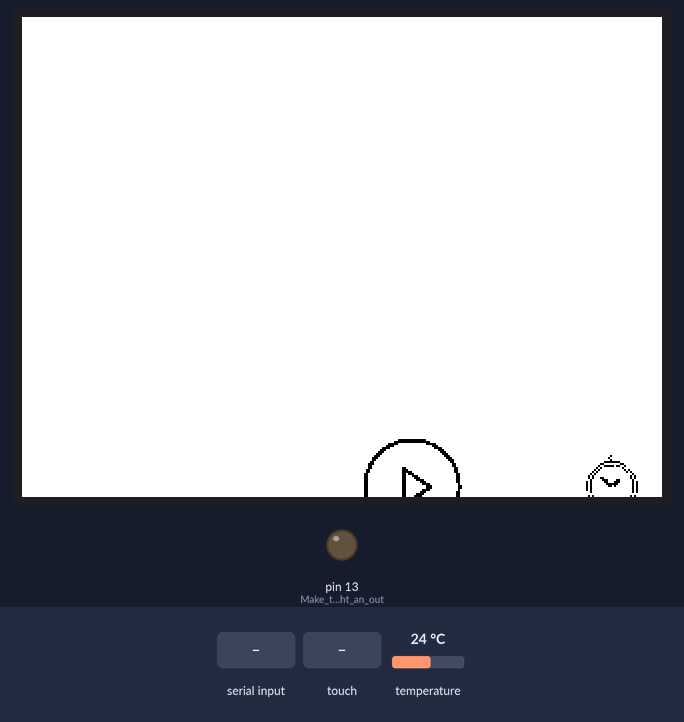
Simulated run of this sketch. Board: Arduino Uno, built with avr-gcc and run on an emulated ATmega328P. On the bench: 320×240 colour display, output pins drawn as LEDs (lit = HIGH). Wiring (inferred from the names in the program): DS3231 clock at I2C address 0x68. The test bench sets the inputs (shaded band); at power-on: temperature 24 °C. The local clock reads 2024-03-15 10:24:30 at power-on unless the sketch sets it; the audio player accepts every command and is not drawn; what the sketch prints to the serial monitor is not drawn.

Above: at 0.3 s.
At 2.9 s:
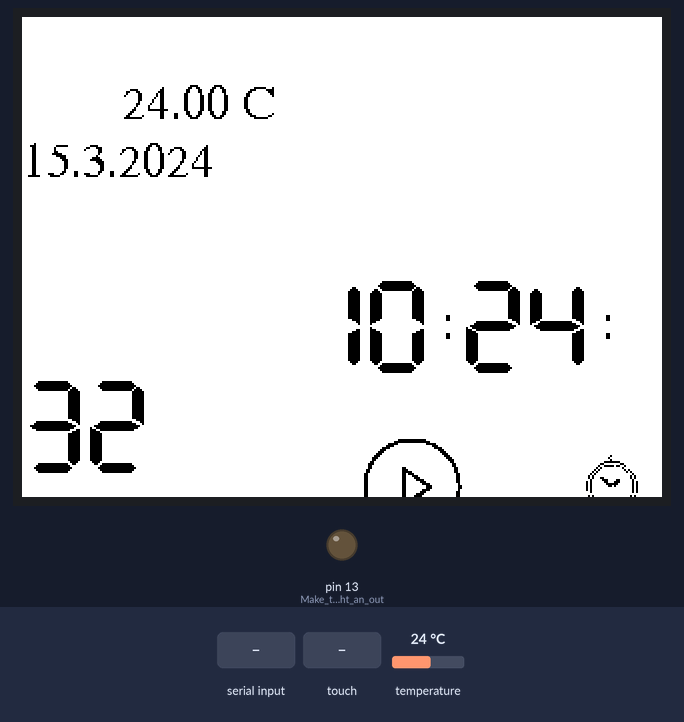
3.0 s: "DELETEALARM\n" received over Serial
At 6.2 s:
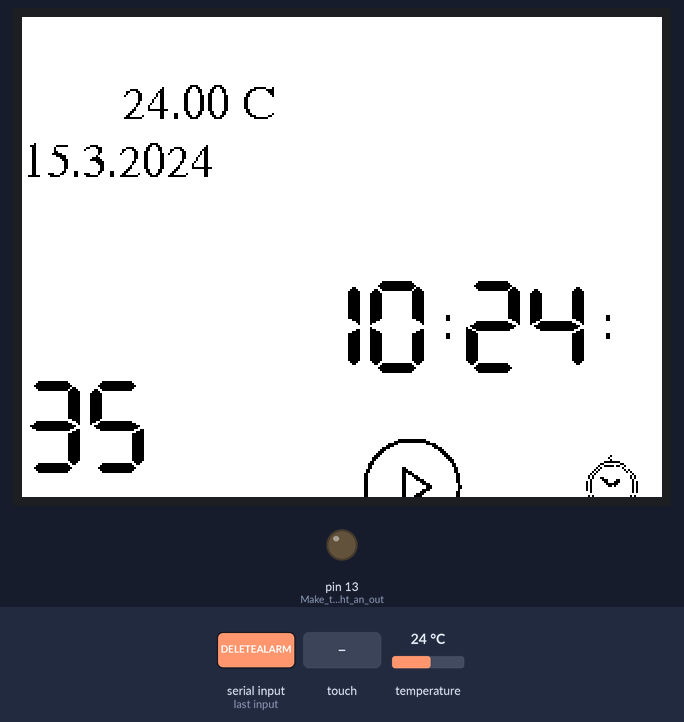
6.6 s: touch panel pressed at 13 % / 10 % of its raw x / y range
8.8 s: "SETDATE\n" received over Serial
11.2 s: "SETALARM\n" received over Serial
Timing chart, 0 to 14.2 s (numbered marks = the images above; inputs shaded):
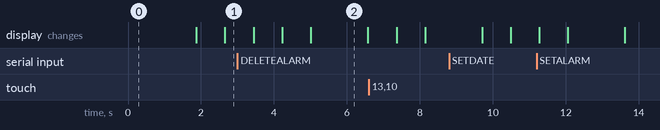

The sketch:

CarlMP3AlarmClockV0.3.ino
```cpp
#include <Adafruit_GFX.h>       // Core graphics library
#include <MCUFRIEND_kbv.h>      // Hardware-specific library
MCUFRIEND_kbv tft;

#include <DS3231M.h>            // Include the DS3231M RTC library
DS3231M_Class DS3231M;          // Create an instance of the DS3231M class
#define SPRINTF_BUFFER_SIZE 32  // needed in readcommand

#include "Arduino.h"
#include "SoftwareSerial.h"
#include "DFRobotDFPlayerMini.h"

SoftwareSerial mySoftwareSerial(10, 11); // RX, TX
DFRobotDFPlayerMini myDFPlayer;
void printDetail(uint8_t type, int value);

/*
 *  Tutorial für tft
 *  https://learn.adafruit.com/adafruit-gfx-graphics-library/graphics-primitives
 */

#include <Fonts/FreeSans9pt7b.h>
//#include <Fonts/FreeSans12pt7b.h>
#include <Fonts/FreeSerif12pt7b.h>
#include <FreeDefaultFonts.h>

#define BLACK   0x0000
#define RED     0xF800
#define GREEN   0x07E0
#define WHITE   0xFFFF
#define GREY    0x8410

// 'play', 50x50
// created with : http://javl.github.io/image2cpp/
// dont forget to invert image colors
//
const uint8_t PlayButton[] PROGMEM = {
// 'play', 50x50px
0x00, 0x00, 0x00, 0x00, 0x00, 0x00, 0x00, 0x00, 0x00, 0x3f, 0xff, 0x00, 0x00, 0x00, 0x00, 0x00,
0xff, 0xff, 0xc0, 0x00, 0x00, 0x00, 0x07, 0xc0, 0x00, 0xf8, 0x00, 0x00, 0x00, 0x0f, 0x00, 0x00,
0x1c, 0x00, 0x00, 0x00, 0x3c, 0x00, 0x00, 0x0f, 0x00, 0x00, 0x00, 0x70, 0x00, 0x00, 0x03, 0x80,
0x00, 0x00, 0xe0, 0x00, 0x00, 0x01, 0xc0, 0x00, 0x01, 0xc0, 0x00, 0x00, 0x00, 0xe0, 0x00, 0x03,
0x80, 0x00, 0x00, 0x00, 0x70, 0x00, 0x07, 0x00, 0x00, 0x00, 0x00, 0x38, 0x00, 0x06, 0x00, 0x00,
0x00, 0x00, 0x1c, 0x00, 0x0c, 0x00, 0x00, 0x00, 0x00, 0x0c, 0x00, 0x1c, 0x00, 0x00, 0x00, 0x00,
0x06, 0x00, 0x18, 0x00, 0x00, 0x00, 0x00, 0x06, 0x00, 0x18, 0x00, 0x0c, 0x00, 0x00, 0x03, 0x00,
0x30, 0x00, 0x0e, 0x00, 0x00, 0x03, 0x00, 0x30, 0x00, 0x0f, 0x80, 0x00, 0x03, 0x00, 0x60, 0x00,
0x0d, 0xc0, 0x00, 0x01, 0x80, 0x60, 0x00, 0x0c, 0x70, 0x00, 0x01, 0x80, 0x60, 0x00, 0x0c, 0x38,
0x00, 0x01, 0x80, 0x60, 0x00, 0x0c, 0x1e, 0x00, 0x01, 0x80, 0x60, 0x00, 0x0c, 0x07, 0x00, 0x01,
0x80, 0x60, 0x00, 0x0c, 0x03, 0xc0, 0x00, 0x80, 0x60, 0x00, 0x0c, 0x00, 0xe0, 0x00, 0xc0, 0x60,
0x00, 0x0c, 0x00, 0xe0, 0x00, 0xc0, 0x60, 0x00, 0x0c, 0x03, 0xc0, 0x00, 0x80, 0x60, 0x00, 0x0c,
0x07, 0x00, 0x01, 0x80, 0x60, 0x00, 0x0c, 0x1e, 0x00, 0x01, 0x80, 0x60, 0x00, 0x0c, 0x3c, 0x00,
0x01, 0x80, 0x60, 0x00, 0x0c, 0x70, 0x00, 0x01, 0x80, 0x60, 0x00, 0x0d, 0xe0, 0x00, 0x01, 0x80,
0x30, 0x00, 0x0f, 0x80, 0x00, 0x03, 0x00, 0x30, 0x00, 0x0f, 0x00, 0x00, 0x03, 0x00, 0x10, 0x00,
0x0c, 0x00, 0x00, 0x03, 0x00, 0x18, 0x00, 0x00, 0x00, 0x00, 0x06, 0x00, 0x1c, 0x00, 0x00, 0x00,
0x00, 0x06, 0x00, 0x0c, 0x00, 0x00, 0x00, 0x00, 0x0c, 0x00, 0x06, 0x00, 0x00, 0x00, 0x00, 0x1c,
0x00, 0x07, 0x00, 0x00, 0x00, 0x00, 0x38, 0x00, 0x03, 0x80, 0x00, 0x00, 0x00, 0x30, 0x00, 0x01,
0xc0, 0x00, 0x00, 0x00, 0x60, 0x00, 0x00, 0xe0, 0x00, 0x00, 0x01, 0xc0, 0x00, 0x00, 0x70, 0x00,
0x00, 0x03, 0x80, 0x00, 0x00, 0x38, 0x00, 0x00, 0x07, 0x00, 0x00, 0x00, 0x1e, 0x00, 0x00, 0x1e,
0x00, 0x00, 0x00, 0x07, 0xc0, 0x00, 0xf8, 0x00, 0x00, 0x00, 0x01, 0xfe, 0x1f, 0xe0, 0x00, 0x00,
0x00, 0x00, 0x3f, 0xff, 0x00, 0x00, 0x00, 0x00, 0x00, 0x00, 0xc0, 0x00, 0x00, 0x00
};

// 'play', 50x50
// created with : http://javl.github.io/image2cpp/
// dont forget to invert image colors
//
const uint8_t AlarmButton[] PROGMEM = {
// 'alarm', 50x50px
0x00, 0x00, 0x00, 0x00, 0x00, 0x00, 0x00, 0x00, 0x00, 0x00, 0x00, 0x00, 0x00, 0x00, 0x00, 0x00,
0x00, 0x00, 0x00, 0x00, 0x00, 0x00, 0x00, 0x00, 0x00, 0x00, 0x00, 0x00, 0x00, 0x00, 0x00, 0x00,
0x00, 0x00, 0x00, 0x00, 0x00, 0x00, 0x00, 0x00, 0x00, 0x00, 0x00, 0x00, 0x00, 0x00, 0x00, 0x00,
0x00, 0x00, 0x00, 0x00, 0x00, 0x00, 0x00, 0x00, 0x00, 0x00, 0x00, 0x00, 0x00, 0x00, 0x00, 0x00,
0x00, 0x00, 0x80, 0x00, 0x00, 0x00, 0x00, 0x00, 0x01, 0x00, 0x00, 0x00, 0x00, 0x00, 0x00, 0x00,
0x80, 0x00, 0x00, 0x00, 0x00, 0x00, 0x07, 0xf8, 0x00, 0x00, 0x00, 0x00, 0x00, 0x18, 0x06, 0x00,
0x00, 0x00, 0x00, 0x00, 0x27, 0xd9, 0x00, 0x00, 0x00, 0x00, 0x00, 0x50, 0x02, 0x00, 0x00, 0x00,
0x00, 0x00, 0xa0, 0x01, 0x40, 0x00, 0x00, 0x00, 0x01, 0x40, 0x00, 0xa0, 0x00, 0x00, 0x00, 0x02,
0x80, 0x00, 0x10, 0x00, 0x00, 0x00, 0x05, 0x00, 0x00, 0x28, 0x00, 0x00, 0x00, 0x05, 0x18, 0x00,
0x28, 0x00, 0x00, 0x00, 0x02, 0x0e, 0x18, 0x10, 0x00, 0x00, 0x00, 0x0a, 0x06, 0x38, 0x14, 0x00,
0x00, 0x00, 0x0a, 0x03, 0xf0, 0x14, 0x00, 0x00, 0x00, 0x0a, 0x01, 0xa0, 0x14, 0x00, 0x00, 0x00,
0x0a, 0x00, 0x00, 0x14, 0x00, 0x00, 0x00, 0x0a, 0x00, 0x00, 0x14, 0x00, 0x00, 0x00, 0x02, 0x00,
0x00, 0x14, 0x00, 0x00, 0x00, 0x00, 0x00, 0x00, 0x00, 0x00, 0x00, 0x00, 0x05, 0x00, 0x00, 0x28,
0x00, 0x00, 0x00, 0x00, 0x00, 0x00, 0x00, 0x00, 0x00, 0x00, 0x02, 0x80, 0x00, 0x50, 0x00, 0x00,
0x00, 0x01, 0x40, 0x00, 0xa0, 0x00, 0x00, 0x00, 0x00, 0x80, 0x01, 0x40, 0x00, 0x00, 0x00, 0x00,
0x48, 0x04, 0x80, 0x00, 0x00, 0x00, 0x00, 0x23, 0xf1, 0x00, 0x00, 0x00, 0x00, 0x00, 0x0c, 0x0c,
0x00, 0x00, 0x00, 0x00, 0x00, 0x7f, 0xff, 0xc0, 0x00, 0x00, 0x00, 0x00, 0x7f, 0xff, 0x80, 0x00,
0x00, 0x00, 0x00, 0x00, 0x00, 0x00, 0x00, 0x00, 0x00, 0x00, 0x00, 0x00, 0x00, 0x00, 0x00, 0x00,
0x00, 0x00, 0x00, 0x00, 0x00, 0x00, 0x00, 0x00, 0x00, 0x00, 0x00, 0x00, 0x00, 0x00, 0x00, 0x00,
0x00, 0x00, 0x00, 0x00, 0x00, 0x00, 0x00, 0x00, 0x00, 0x00, 0x00, 0x00, 0x00, 0x00, 0x00, 0x00,
0x00, 0x00, 0x00, 0x00, 0x00, 0x00, 0x00, 0x00, 0x00, 0x00, 0x00, 0x00, 0x00, 0x00, 0x00, 0x00,
0x00, 0x00, 0x00, 0x00, 0x00, 0x00, 0x00, 0x00, 0x00, 0x00, 0x00, 0x00, 0x00, 0x00
};


//global RTC variables
#define LED_PIN  13                            //< Built-in Arduino green LED pin
#define SERIAL_SPEED 115200                    //< Set the baud rate for Serial I/O

static uint8_t secs=61, min=61, hour=61, t=61;
static uint8_t alarmMin = -1, alarmHour = -1;
static String H="", M="", S="", T = "", D="";

boolean h_skip, m_skip, d_skip;
boolean alarmSet = false;
boolean alarmON = false;

#include <stdint.h>
#include "TouchScreen.h"

// defintions for TouchScreen
// For better pressure precision, we need to know the resistance
// between X+ and X- Use any multimeter to read it
// For the one we're using, its 300 ohms across the X plate
#define YP A2  // must be an analog pin, use "An" notation!
#define XM A3  // must be an analog pin, use "An" notation!
#define YM 8   // can be a digital pin
#define XP 9   // can be a digital pin
TouchScreen ts = TouchScreen(XP, YP, XM, YM, 300);

void setup(void) {
    // init serial bus for MP3 player
    mySoftwareSerial.begin(9600);

    Serial.begin(SERIAL_SPEED);         // Serial Monitor Setup
    Serial.println( "starting with setup for Carl's MP3 Alarm Clock" );

    #ifdef  __AVR_ATmega32U4__  // If this is a 32U4 processor, then wait for the serial interface to initialize
        Serial.println( "AVR ATmega32U4 found");
        delay(3000);
    #endif

    //-- start init RTC
    Serial.println( "start init DS3231M RTC module" );
    while ( !DS3231M.begin() ) {
        Serial.println( "DS3231MM notok" );
        delay(3000);
    } // of loop until device is located

    //DS3231M.pinSquareWave();  // Make INT/SQW pin toggle at 1Hz
    //DS3231M.adjust();         // Set to library compile Date/Time
    Serial.println( "DS3231M now ok :-)  init done");

    Serial.println( "start init TFT" );
    uint16_t ID = tft.readID();
    Serial.print("found TFT.ID=0x");
    Serial.println(ID, HEX);

    if (ID == 0xD3D3) ID = 0x9481; //force ID if write-only display
    tft.begin(ID);
    tft.setRotation(3);

    //tft.setFont(&FreeSevenSegNumFont);
    tft.setTextColor(BLACK);
    tft.fillScreen(WHITE); // löscht den Screen komplett
    Serial.println( "TFT now availiable" );

    tft.drawBitmap( 170,210, PlayButton, 50,50, BLACK);
    tft.drawBitmap( 270,210, AlarmButton, 50,50, BLACK);

    // if all the init's are okay we set LED to GREEN - not blinking
    pinMode(13,OUTPUT);    // Make the LED light an output pin

    Serial.println( "Initializing DFPlayer ... (May take some millis)");
    if (!myDFPlayer.begin(mySoftwareSerial)) {  //Use softwareSerial to communicate with mp3.
      Serial.println( "Unable to begin:");
      Serial.println( "1.Please recheck the connection!");
      Serial.println( "2.Please insert the SD card!");
      while(true);
    }
    Serial.println( "DFPlayer Mini init done :-)" );
    myDFPlayer.volume(20);  //Set volume value. From 0 to 30

    myDFPlayer.volumeUp(); //Volume Up
    myDFPlayer.volumeDown(); //Volume Down

    //----Set different EQ----
    myDFPlayer.EQ(DFPLAYER_EQ_NORMAL);
    //  myDFPlayer.EQ(DFPLAYER_EQ_POP);
    //  myDFPlayer.EQ(DFPLAYER_EQ_ROCK);
    //  myDFPlayer.EQ(DFPLAYER_EQ_JAZZ);
    //  myDFPlayer.EQ(DFPLAYER_EQ_CLASSIC);
    //  myDFPlayer.EQ(DFPLAYER_EQ_BASS);

    showAlarm();
    delay( 1000 ); // lets wait a second for all proper inits
}

void loop(void)  {

  readCommand();
  delay(100);

  // TouchPoint abholen
  digitalWrite(13, HIGH);
  TSPoint p = ts.getPoint();
  digitalWrite(13, LOW);
  pinMode(XM, OUTPUT);
  pinMode(YP, OUTPUT);

  // we have some minimum pressure we consider 'valid'
  // pressure of 0 means no pressing!
  //if (p.z > ts.pressureThreshhold) {
  if (p.z > 0 ) {
     Serial.print("X = "); Serial.print(p.x);
     Serial.print("\tY = "); Serial.print(p.y);
     Serial.print("\tPressure = "); Serial.println(p.z);

     if( alarmON ) {
        Serial.println( "touch to set alarm off" );
        alarmON = false;
        myDFPlayer.pause();
     }
  }

  DateTime now = DS3231M.now(); // get the current time from device
  if( alarmSet ) {
    if( now.hour() == alarmHour && now.minute() == alarmMin && alarmON == false ){
      alarmON = true;
      myDFPlayer.next();
    }
  }

  // Output if seconds have changed
  if ( secs != now.second() ) {
    // Use sprintf() to pretty print the date/time with leading zeros
    // char output_buffer[SPRINTF_BUFFER_SIZE]; ///< Temporary buffer for sprintf()
    // sprintf(output_buffer,"%04d-%02d-%02d %02d:%02d:%02d", now.year(), now.month(),now.day(), now.hour(), now.minute(), now.second());
    // Serial.println(output_buffer);
    secs = now.second(); // Set the counter variable

    m_skip = (min != now.minute());
    if( m_skip ) {
        min = now.minute();
        showTemperature();
    }

    h_skip = (hour != now.hour());
    if( h_skip ) {
        hour = now.hour();
        showDate();
    }
    showTime();
  } // of if the seconds have changed

  delay(675);
}

void showDate() {
    DateTime now = DS3231M.now(); // get the current time from device
    tft.setFont(&FreeSerif12pt7b);
    deleteMsg( 350,50,1, D );
    //deleteMsg( 350,75,1, "Montag" );

    D = String( String( now.day() ) + "." + String( now.month() ) + "." + now.year());
    showmsgXY( 350,50, 1, D );
    //showmsgXY( 350,75,1, "Montag" );
}

void showTemperature() {
    deleteMsg( 50,50,1, T );
    T = String(DS3231M.temperature()/100.0);
    showmsgXY( 50,50, 1, T + " °C" );
}

void showAlarm() {

    String alarmString = "next Alarm: ";
    if( alarmSet ) {
      if( alarmHour < 10 ) alarmString += "0";
      alarmString += String(alarmHour);
      alarmString += ":";
      if( alarmMin < 10 ) alarmString += "0";
      alarmString += String(alarmMin);
    }
    else
      alarmString += "OFF    ";

    tft.setFont(&FreeSerif12pt7b);

    deleteMsg( 50, 300, 1, alarmString );
    showmsgXY( 50, 300, 1, alarmString );

    Serial.print( "showAlarm:" + alarmString );

}

void showTime() {
    //Serial.println( "TFT.setFont: FreeSevenSegNumFont" );
    tft.setFont(&FreeSevenSegNumFont);

    // clean screen from old message
    deleteMsg( 300, 180, 1, S );
    if( m_skip ) deleteMsg( 220, 180, 1, M );
    if( h_skip ) deleteMsg( 140, 180, 1, H );

    buildTimeStrings();
    showmsgXY(300, 180, 1, S );
    if( m_skip) showmsgXY(220, 180, 1, M );
    if( h_skip) showmsgXY(140, 180, 1, H );

    tft.setFont(&FreeSerif12pt7b);
    showmsgXY( 210, 160, 1, ":" );
    showmsgXY( 290, 160, 1, ":" );

}

void showmsgXY(int x, int y, int sz, String msg) {
    tft.setCursor(x, y);
    tft.setTextSize(sz);
    tft.println(msg);
}

void deleteMsg( int x, int y, int sz, String msg ) {
    int16_t x1, y1;
    uint16_t w, h;
    // this calculates the rectangle used by this String
    tft.getTextBounds(msg, x, y, &x1, &y1, &w, &h);
    tft.fillRect(x1, y1, w, h, WHITE );
}

void buildTimeStrings() {
    // build String for SEC

    if( secs < 10 ) S = "0"; else S = "";
    S += String( secs );

    // build String for MIN
    if( min < 10 ) M = "0"; else M ="";
    M += String(min);

    // build String for hour, display only when changed or 1stTime
    if( hour < 10 ) H = "0"; else H = "";
    H+= String(hour);
}


void readCommand()
{
  /*************************************************************************************************************//*!
  * @brief    Read incoming data from the Serial port
  * @details  This function checks the serial port to see if there has been any input. If there is data it is read
  *           until a terminator is discovered and then the command is parsed and acted upon
  * @return   void
  *****************************************************************************************************************/
  static char    text_buffer[SPRINTF_BUFFER_SIZE]; ///< Buffer for sprintf()/sscanf()
  static uint8_t text_index = 0;                   ///< Variable for buffer position
  while (Serial.available())                       // Loop while there is incoming serial data
  {
    text_buffer[text_index] = Serial.read();       // Get the next byte of data
    // keep on reading until a newline shows up or the buffer is full
    if (text_buffer[text_index] != '\n' && text_index < SPRINTF_BUFFER_SIZE)
    {
      text_index++;
    }
    else
    {
      text_buffer[text_index] = 0;              // Add the termination character
      for (uint8_t i = 0; i < text_index; i++)  // Convert the whole input buffer to uppercase
      {
        text_buffer[i] = toupper(text_buffer[i]);
      } // for-next all characters in buffer
      Serial.print(F("\nCommand \""));
      Serial.write(text_buffer);
      Serial.print(F("\" received.\n"));
      /*************************************************************************************************************
      ** Parse the single-line command and perform the appropriate action. The current list of commands           **
      ** understood are as follows:                                                                               **
      **                                                                                                          **
      ** SETDATE      - Set the device time                                                                       **
      **                                                                                                          **
      *************************************************************************************************************/
      enum commands { SetDate, SetAlarm, DeleteAlarm, Unknown_Command }; // enumerate all commands
      commands command;                           // declare enumerated type
      char workBuffer[SPRINTF_BUFFER_SIZE];       // Buffer to hold string compare
      sscanf(text_buffer,"%s %*s",workBuffer);    // Parse the string for first word
      if (!strcmp(workBuffer, "SETDATE"))
      {
        command = SetDate; // Set command number when found
      }
      else if ( (!strcmp(workBuffer, "SETALARM") ) ){
        command = SetAlarm; // Set command number when found
      }
      else if ( (!strcmp(workBuffer, "DELETEALARM") ) ){
        command = DeleteAlarm; // Set command number when found
      }
      else
      {
        command = Unknown_Command; // Otherwise set to not found
      } // if-then-else a known command
      unsigned int tokens,year,month,day,hour,minute,second; // Variables to hold parsed date/time
      switch (command)
      {
        /***********************************************************************************************************
        ** Set the device time and date                                                                           **
        ***********************************************************************************************************/
        case SetDate:
          // Use sscanf() to parse the date/time into component variables
          tokens = sscanf(text_buffer,"%*s %u-%u-%u %u:%u:%u;",&year,&month,&day,&hour,&minute,&second);
          if (tokens != 6) {
            // Check to see if it was parsed correctly
            Serial.print(F("Unable to parse date/time\n"));
          }
          else
          {
            DS3231M.adjust(DateTime(year,month,day,hour,minute,second)); // Adjust the RTC date/time
            Serial.print(F("Date has been set."));
          }
          break;
        /***********************************************************************************************************
        ** SetAlarm                                                                                        **
        ***********************************************************************************************************/
        case SetAlarm:
          // Use sscanf() to parse the date/time into component variables
          tokens = sscanf(text_buffer,"%*s %u:%u;", &hour, &minute );
          if (tokens != 2) {
            Serial.println( "Unable to parse date/time" );
          }
          else {
            Serial.println( "Alarm has been set" );
            alarmMin = minute;
            alarmHour = hour;
            alarmSet = true;
            showAlarm();
          }
          break;
        /***********************************************************************************************************
        ** SetAlarm                                                                                        **
        ***********************************************************************************************************/
        case DeleteAlarm:
          Serial.println( "Alarm has been deleted" );
          if( alarmON )  myDFPlayer.pause();
          alarmMin = -1;
          alarmHour = -1;
          alarmSet = false;
          alarmON = false;
          showAlarm();
          break;
        /***********************************************************************************************************
        ** Unknown command                                                                                        **
        ***********************************************************************************************************/
        case Unknown_Command: // Show options on bad command
        default:
          Serial.println(F("Unknown command. Valid commands are:"));
          Serial.println(F("SETDATE yyyy-mm-dd hh:mm:ss"));
          Serial.println(F("SETALARM hh:mm"));
      }
      text_index = 0; // reset the counter
    } // of if-then-else we've received full command
  } // of if-then there is something in our input buffer
} // of method readCommand

void printDetail(uint8_t type, int value) {
  Serial.print( "DFPlayer :" );
  switch (type) {
    case TimeOut:
      Serial.println(F("Time Out!"));
      break;
    case WrongStack:
      Serial.println(F("Stack Wrong!"));
      break;
    case DFPlayerCardInserted:
      Serial.println(F("Card Inserted!"));
      break;
    case DFPlayerCardRemoved:
      Serial.println(F("Card Removed!"));
      break;
    case DFPlayerCardOnline:
      Serial.println(F("Card Online!"));
      break;
    case DFPlayerPlayFinished:
      Serial.print(F("Number:"));
      Serial.print(value);
      Serial.println(F(" Play Finished!"));
      break;
    case DFPlayerError:
      Serial.print(F("DFPlayerError:"));
      switch (value) {
        case Busy:
          Serial.println(F("Card not found"));
          break;
        case Sleeping:
          Serial.println(F("Sleeping"));
          break;
        case SerialWrongStack:
          Serial.println(F("Get Wrong Stack"));
          break;
        case CheckSumNotMatch:
          Serial.println(F("Check Sum Not Match"));
          break;
        case FileIndexOut:
          Serial.println(F("File Index Out of Bound"));
          break;
        case FileMismatch:
          Serial.println(F("Cannot Find File"));
          break;
        case Advertise:
          Serial.println(F("In Advertise"));
          break;
        default:
          break;
      }
      break;
    default:
      break;
  }
}
```

Measured:
- what the display in image 2 shows lasts 1.6 s, from 5.0 s to 6.6 s
